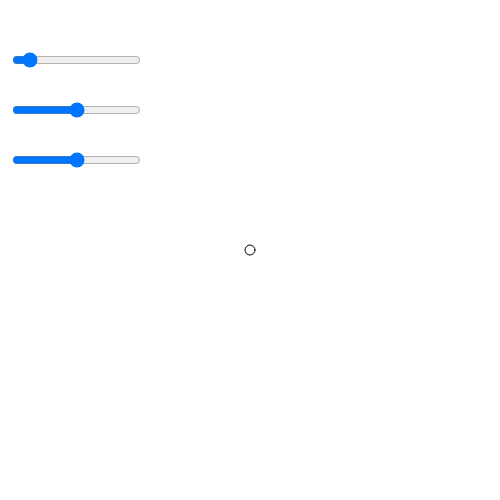
Frame 1 (no input)
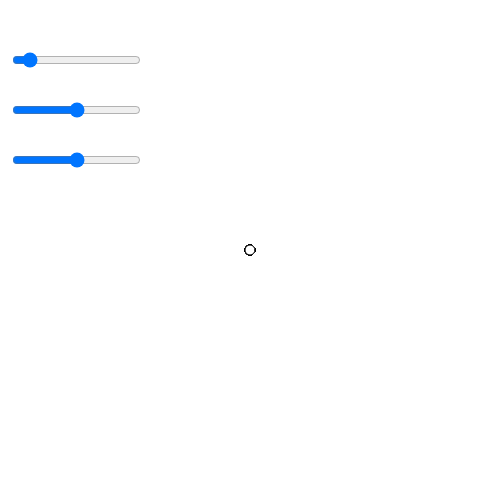
Frame 60 (no input)
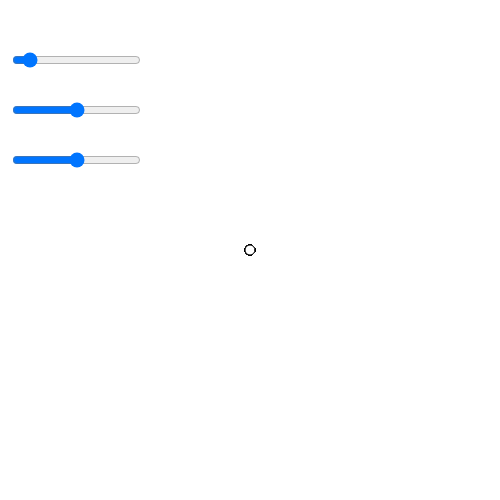
Frame 120 (the mouse pressed at the canvas centre since frame 60)

The p5.js sketch that drew these frames (run headless with seeded random() and noise() and a simulated clock; from frame 60 on, the mouse is pressed at the canvas centre):

// p5.js sketch
// ── sketch.js


let S1, S2, S3, diam, velx, vely; // Sliders & values
let x, y; // position
let px, py;

function setup() {

 createCanvas(500, 500);

 x = width/2;
 y = height/2;

 px = py = 1;

 // createSlider(min, max, [value], [step])
 S1 = createSlider(1, 100, 10, 1);
 S2 = createSlider(-20, 20, 0, 0.1);
 S3 = createSlider(-20, 20, 0, 0.1);

 // define positions
 S1.position(10, 50);
 S2.position(10, 100);
 S3.position(10, 150);
}


function draw() {
 checkSliders();
 ellipse(x, y, diam, diam);
 x += velx * px;
 y += vely * py;

 if(x < diam/2 || x > width  - diam/2){
   px *= -1;
 }
 if(y < diam/2 || y > height - diam/2){
   py *= -1;
 }
}

function checkSliders(){
  diam = S1.value();
  velx = S2.value();
  vely = S3.value();
}
